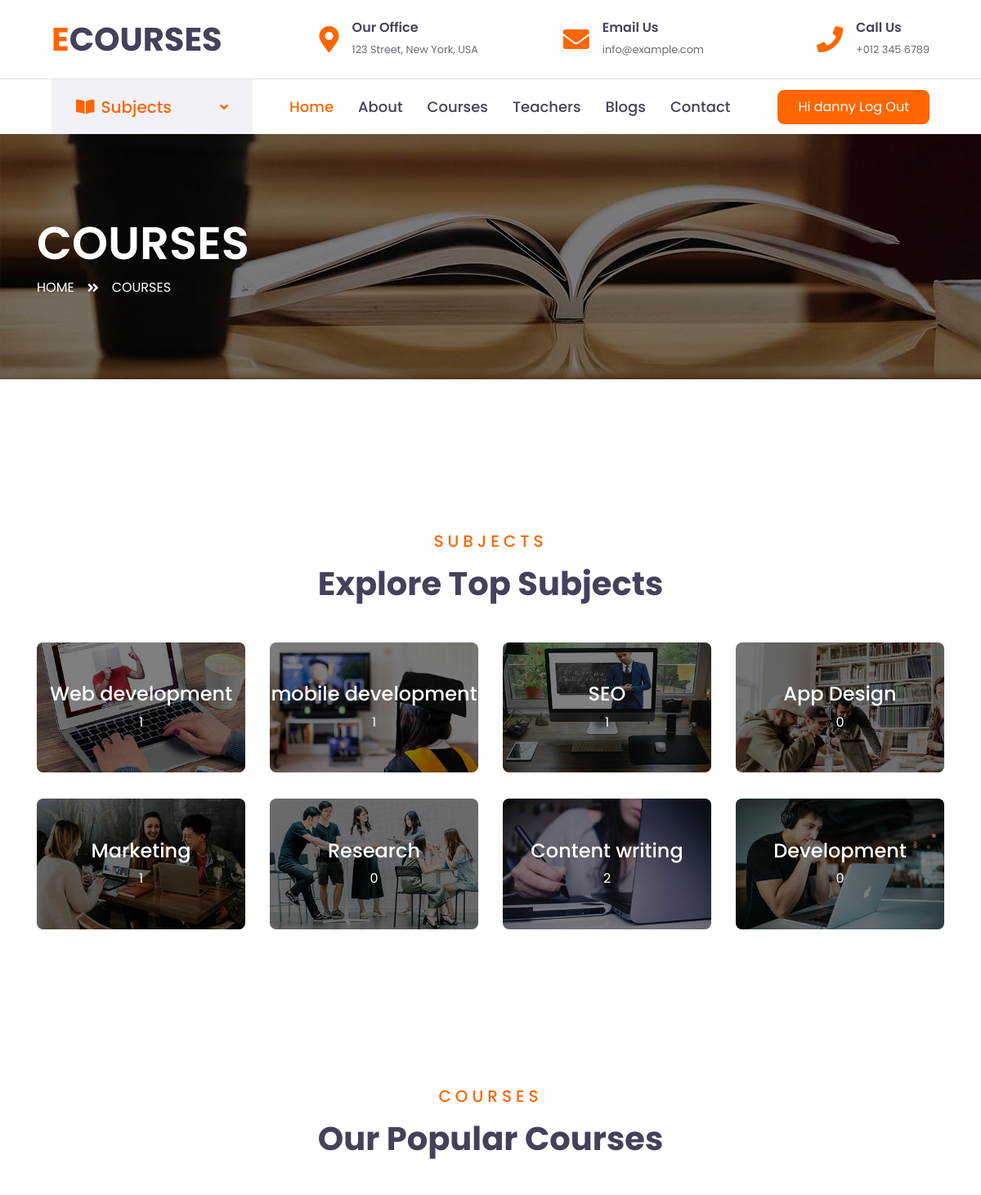
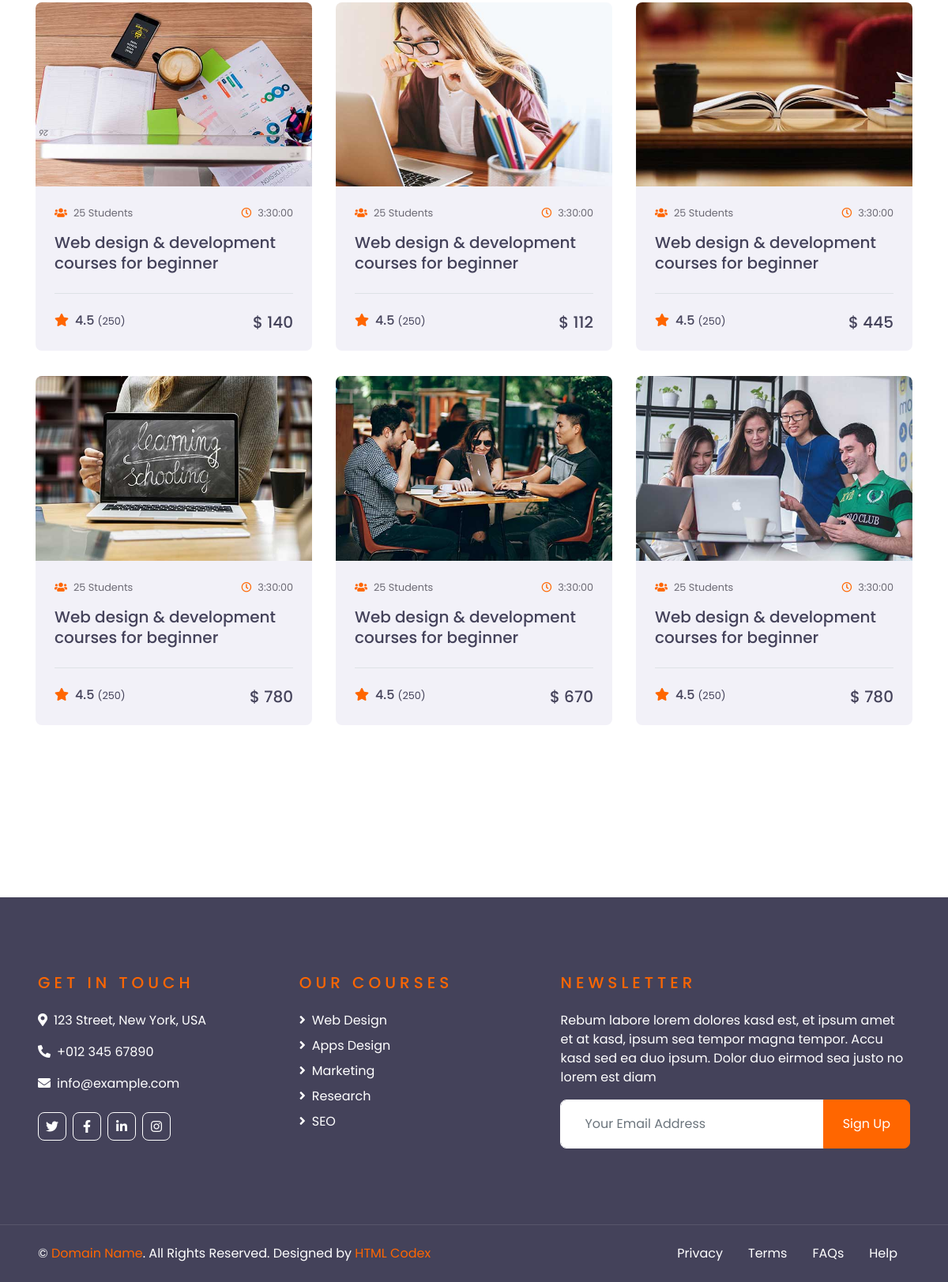
The app's page /courses/ (signed in) with its own data (2 pictures, top to bottom).
### home/models.py (models this page shows, shortened)
class subjects(models.Model):
    name = models.CharField(max_length=30)
    subjectImage = models.ImageField(upload_to="images/")
    class Meta:
        verbose_name = "Subjects"
        verbose_name_plural = "Subjects"

class courseOffered(models.Model):
    courseSubject = models.ForeignKey(subjects, on_delete=models.CASCADE,related_name="courseoffered")  #PROTECT
    courseImage = models.ImageField(upload_to="images/")
    courseName = models.CharField(max_length=100)
    courseDuration =  models.DurationField(default=timedelta(hours=3, minutes=30),help_text="Enter the duration of the course in hours and minutes.")
    coursePrice = models.IntegerField(help_text="Enter the price in dollars")
    class Meta:
        verbose_name = "Courses Offered"
        verbose_name_plural = "Courses Offered"

### home/views.py (the view)
# urls.py: path('courses/',views.courses,name='courses'),
def courses(request):
    all_courses = courseOffered.objects.all()
    all_subjects = subjects.objects.annotate(course_count=models.Count('courseoffered'))
    context = {"allcourses":all_courses,"allsubjects":all_subjects}
    return render(request,'course.html',context)

### templates/course.html (shortened to what this page needs)
{% extends "base.html" %}
{% load static %}
{% block body %}
    <div class="container-fluid page-header" style="margin-bottom: 90px;">
        <div class="container">
            <div class="d-flex flex-column justify-content-center" style="min-height: 300px">
                <h3 class="display-4 text-white text-uppercase">Courses</h3>
                <div class="d-inline-flex text-white">
                    <p class="m-0 text-uppercase"><a class="text-white" href="">Home</a></p>
                    <i class="fa fa-angle-double-right pt-1 px-3"></i>
                    <p class="m-0 text-uppercase">Courses</p>
                </div>
            </div>
        </div>
    </div>
    <div class="container-fluid py-5">
        <div class="container pt-5 pb-3">
            <div class="text-center mb-5">
                <h5 class="text-primary text-uppercase mb-3" style="letter-spacing: 5px;">Subjects</h5>
                <h1>Explore Top Subjects</h1>
            </div>
            <div class="row">
                {% if allsubjects %}
                {% for subject in allsubjects %}
                <div class="col-lg-3 col-md-6 mb-4">
                    <div class="cat-item position-relative overflow-hidden rounded mb-2">
                        <img class="img-fluid" src="{{subject.subjectImage.url}}" alt="{{subject.name}}">
                        <a class="cat-overlay text-white text-decoration-none" href="">
                            <h4 class="text-white font-weight-medium">{{subject.name}}</h4>
                            <span>{{subject.course_count}}</span>
                        </a>
                    </div>
                </div>
                {% endfor %}
                {% else %}
                <p> No Subjects at the moment. Please check back later. </p>
                {% endif %}
            </div>
        </div>
    </div>
    <div class="container-fluid py-5">
        <div class="container py-5">
            <div class="text-center mb-5">
                <h5 class="text-primary text-uppercase mb-3" style="letter-spacing: 5px;">Courses</h5>
                <h1>Our Popular Courses</h1>
            </div>
            <div class="row">
                {% if allcourses %}
                {% for course in allcourses %}
                <div class="col-lg-4 col-md-6 mb-4">
                    <div class="rounded overflow-hidden mb-2">
                        <img class="img-fluid" src="{{course.courseImage.url}}" alt="{{course.courseName}}">
                        <div class="bg-secondary p-4">
                            <div class="d-flex justify-content-between mb-3">
                                <small class="m-0"><i class="fa fa-users text-primary mr-2"></i>25 Students</small>
                                <small class="m-0"><i class="far fa-clock text-primary mr-2"></i>{{course.courseDuration}}</small>
                            </div>
                            <a class="h5" href="#">{{course.courseName}}</a>
                            <div class="border-top mt-4 pt-4">
                                <div class="d-flex justify-content-between">
                                    <h6 class="m-0"><i class="fa fa-star text-primary mr-2"></i>4.5 <small>(250)</small></h6>
                                    <h5 class="m-0">$ {{course.coursePrice}}</h5>
                                </div>
                            </div>
                        </div>
                    </div>
                </div>
                {% endfor %}
                {% else %}
                <p> No course at the moment </p>
                {% endif %}
            </div>
        </div>
    </div>
{% endblock body %}

### templates/base.html (shortened to what this page needs)
{% load static %}
<!DOCTYPE html>
<html lang="en">
<head>
    <link href="https://cdnjs.cloudflare.com/ajax/libs/font-awesome/5.10.0/css/all.min.css" rel="stylesheet">
    <link href='{% static "lib/owlcarousel/assets/owl.carousel.min.css" %}' rel="stylesheet">
    <link href='{% static "css/style.css" %}' rel="stylesheet">
    <link href='{% static "css/login.css" %}' rel="stylesheet">
</head>
<body>
    {% block navigationbar %}
    <div class="container-fluid d-none d-lg-block">
        <div class="row align-items-center py-4 px-xl-5">
            <div class="col-lg-3">
                <a href="" class="text-decoration-none">
                    <h1 class="m-0"><span class="text-primary">E</span>COURSES</h1>
                </a>
            </div>
            <div class="col-lg-3 text-right">
                <div class="d-inline-flex align-items-center">
                    <i class="fa fa-2x fa-map-marker-alt text-primary mr-3"></i>
                    <div class="text-left">
                        <h6 class="font-weight-semi-bold mb-1">Our Office</h6>
                        <small>123 Street, New York, USA</small>
                    </div>
                </div>
            </div>
            <div class="col-lg-3 text-right">
                <div class="d-inline-flex align-items-center">
                    <i class="fa fa-2x fa-envelope text-primary mr-3"></i>
                    <div class="text-left">
                        <h6 class="font-weight-semi-bold mb-1">Email Us</h6>
                        <small>info@example.com</small>
                    </div>
                </div>
            </div>
            <div class="col-lg-3 text-right">
                <div class="d-inline-flex align-items-center">
                    <i class="fa fa-2x fa-phone text-primary mr-3"></i>
                    <div class="text-left">
                        <h6 class="font-weight-semi-bold mb-1">Call Us</h6>
                        <small>+012 345 6789</small>
                    </div>
                </div>
            </div>
        </div>
    </div>
    <div class="container-fluid">
        <div class="row border-top px-xl-5">
            <div class="col-lg-3 d-none d-lg-block">
                <a class="d-flex align-items-center justify-content-between bg-secondary w-100 text-decoration-none" data-toggle="collapse" href="#navbar-vertical" style="height: 67px; padding: 0 30px;">
                    <h5 class="text-primary m-0"><i class="fa fa-book-open mr-2"></i>Subjects</h5>
                    <i class="fa fa-angle-down text-primary"></i>
                </a>
            </div>
            <div class="col-lg-9">
                <nav class="navbar navbar-expand-lg bg-light navbar-light py-3 py-lg-0 px-0">
                    <div class="collapse navbar-collapse justify-content-between" id="navbarCollapse">
                        <div class="navbar-nav py-0">
                            <a href="/" class="nav-item nav-link active">Home</a>
                            <a href="{% url 'about' %}" class="nav-item nav-link">About</a>
                            <a href="{% url 'courses' %}" class="nav-item nav-link">Courses</a>
                            <a href="{% url 'teachers' %}" class="nav-item nav-link">Teachers</a>
                            <a href="{% url 'blog' %}" class="nav-item nav-link">Blogs</a>
                            <a href="{% url 'contact' %}" class="nav-item nav-link">Contact</a>
                        </div>
                        {% if user.is_authenticated %}
                        <a class="btn btn-primary py-2 px-4 ml-auto d-none d-lg-block" href="{% url "logout" %}">Hi {{user.username}} Log Out</a>
                        {% else %}
                        <a class="btn btn-primary py-2 px-4 ml-auto d-none d-lg-block" href="{% url "register" %}">Register</a>
                        <a class="btn btn-primary py-2 px-4 ml-auto d-none d-lg-block" href="{% url "login" %}">Login</a>
                        {% endif %}
                    </div>
                </nav>
            </div>
        </div>
    </div>
    {% endblock navigationbar %}
    {% block body %}
    {% endblock body %}
    <div class="container-fluid bg-dark text-white py-5 px-sm-3 px-lg-5" style="margin-top: 90px;">
        <div class="row pt-5">
            <div class="col-lg-7 col-md-12">
                <div class="row">
                    <div class="col-md-6 mb-5">
                        <h5 class="text-primary text-uppercase mb-4" style="letter-spacing: 5px;">Get In Touch</h5>
                        <p><i class="fa fa-map-marker-alt mr-2"></i>123 Street, New York, USA</p>
                        <p><i class="fa fa-phone-alt mr-2"></i>+012 345 67890</p>
                        <p><i class="fa fa-envelope mr-2"></i>info@example.com</p>
                        <div class="d-flex justify-content-start mt-4">
                            <a class="btn btn-outline-light btn-square mr-2" href="#"><i class="fab fa-twitter"></i></a>
                            <a class="btn btn-outline-light btn-square mr-2" href="#"><i class="fab fa-facebook-f"></i></a>
                            <a class="btn btn-outline-light btn-square mr-2" href="#"><i class="fab fa-linkedin-in"></i></a>
                            <a class="btn btn-outline-light btn-square" href="#"><i class="fab fa-instagram"></i></a>
                        </div>
                    </div>
                    <div class="col-md-6 mb-5">
                        <h5 class="text-primary text-uppercase mb-4" style="letter-spacing: 5px;">Our Courses</h5>
                        <div class="d-flex flex-column justify-content-start">
                            <a class="text-white mb-2" href="#"><i class="fa fa-angle-right mr-2"></i>Web Design</a>
                            <a class="text-white mb-2" href="#"><i class="fa fa-angle-right mr-2"></i>Apps Design</a>
                            <a class="text-white mb-2" href="#"><i class="fa fa-angle-right mr-2"></i>Marketing</a>
                            <a class="text-white mb-2" href="#"><i class="fa fa-angle-right mr-2"></i>Research</a>
                            <a class="text-white" href="#"><i class="fa fa-angle-right mr-2"></i>SEO</a>
                        </div>
                    </div>
                </div>
            </div>
            <div class="col-lg-5 col-md-12 mb-5">
                <h5 class="text-primary text-uppercase mb-4" style="letter-spacing: 5px;">Newsletter</h5>
                <p>Rebum labore lorem dolores kasd est, et ipsum amet et at kasd, ipsum sea tempor magna tempor. Accu kasd sed ea duo ipsum. Dolor duo eirmod sea justo no lorem est diam</p>
                <div class="w-100">
                    <div class="input-group">
                        <input type="text" class="form-control border-light" style="padding: 30px;" placeholder="Your Email Address">
                        <div class="input-group-append">
                            <button class="btn btn-primary px-4">Sign Up</button>
                        </div>
                    </div>
                </div>
            </div>
        </div>
    </div>
    <div class="container-fluid bg-dark text-white border-top py-4 px-sm-3 px-md-5" style="border-color: rgba(256, 256, 256, .1) !important;">
        <div class="row">
            <div class="col-lg-6 text-center text-md-left mb-3 mb-md-0">
                <p class="m-0 text-white">&copy; <a href="#">Domain Name</a>. All Rights Reserved. Designed by <a href="https://htmlcodex.com">HTML Codex</a>
                </p>
            </div>
            <div class="col-lg-6 text-center text-md-right">
                <ul class="nav d-inline-flex">
                    <li class="nav-item">
                        <a class="nav-link text-white py-0" href="#">Privacy</a>
                    </li>
                    <li class="nav-item">
                        <a class="nav-link text-white py-0" href="#">Terms</a>
                    </li>
                    <li class="nav-item">
                        <a class="nav-link text-white py-0" href="#">FAQs</a>
                    </li>
                    <li class="nav-item">
                        <a class="nav-link text-white py-0" href="#">Help</a>
                    </li>
                </ul>
            </div>
        </div>
    </div>
</body>
</html>

### records on screen
subjects: subjectImage (picture), name "Web development", course_count "1"
subjects: subjectImage (picture), name "mobile development", course_count "1"
subjects: subjectImage (picture), name "SEO", course_count "1"
subjects: subjectImage (picture), name "App Design", course_count "0"
subjects: subjectImage (picture), name "Marketing", course_count "1"
subjects: subjectImage (picture), name "Research", course_count "0"
subjects: subjectImage (picture), name "Content writing", course_count "2"
subjects: subjectImage (picture), name "Development", course_count "0"
courseOffered: courseImage (picture), courseDuration "3:30:00", courseName "Web design & development courses for beginner", coursePrice "140"
courseOffered: courseImage (picture), courseDuration "3:30:00", courseName "Web design & development courses for beginner", coursePrice "112"
courseOffered: courseImage (picture), courseDuration "3:30:00", courseName "Web design & development courses for beginner", coursePrice "445"
courseOffered: courseImage (picture), courseDuration "3:30:00", courseName "Web design & development courses for beginner", coursePrice "780"
courseOffered: courseImage (picture), courseDuration "3:30:00", courseName "Web design & development courses for beginner", coursePrice "670"
courseOffered: courseImage (picture), courseDuration "3:30:00", courseName "Web design & development courses for beginner", coursePrice "780"

### other values on screen
{{ user.username }} "danny"
